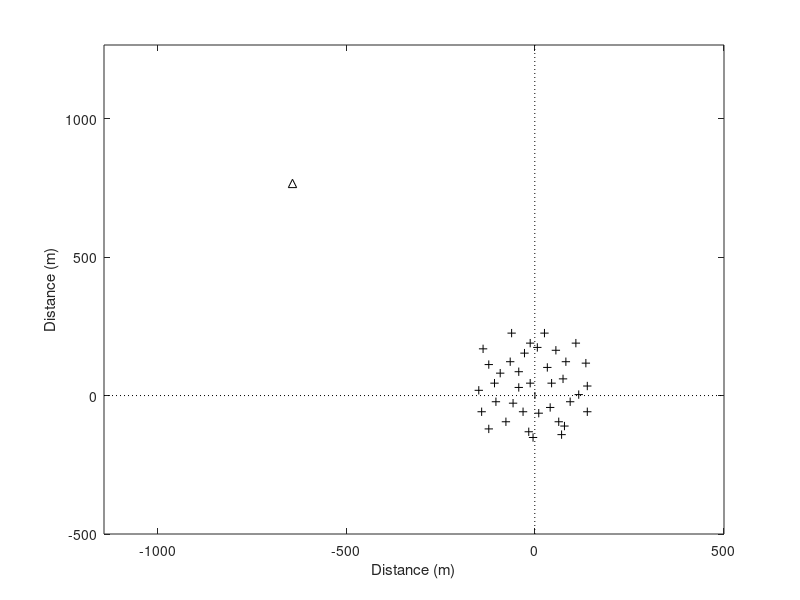
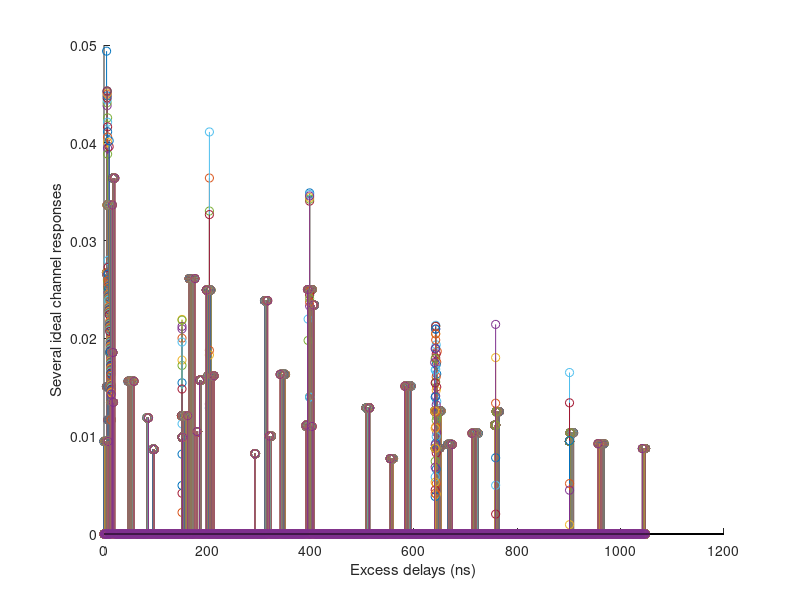
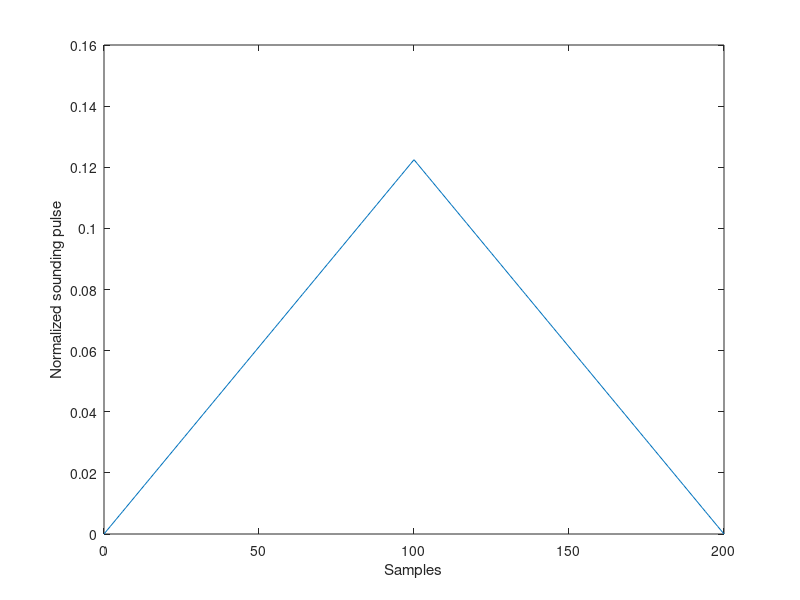
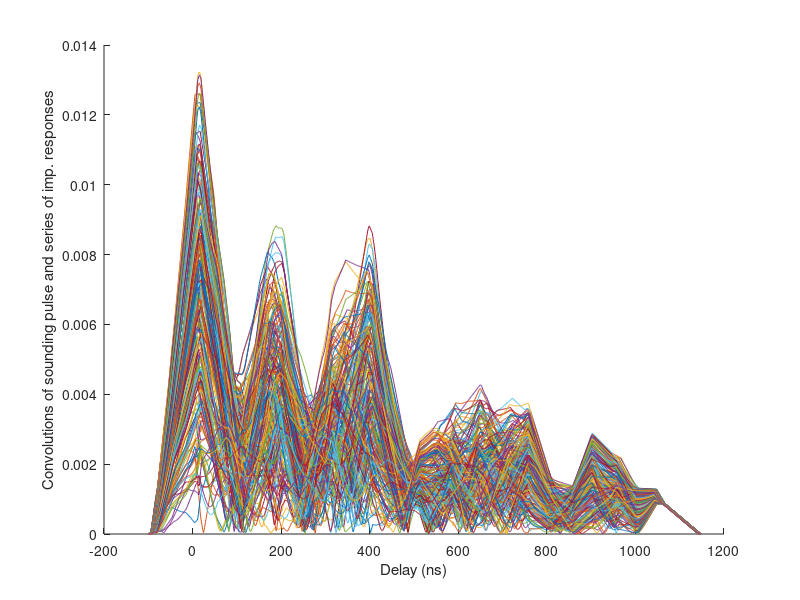

The MATLAB script that drew these images, in order:
% =======================================================================
% project721    
% =======================================================================
% Initialize ============================================================
clear
close all
clc
warning off 
% basic inputs ==========================================================

fc=2000;         % MHz  Carrier frequency
F=8;            % sampling rate: fraction of wave length
V=10;            %  m/s MS1 speed 
NFFT=1024;       % Number of points in FFT
Nsamples=200;    % Number of samples 
avPower=-20;     % sigma^2  Raverage power

% geometry inputs ========================================================

dBS=1000;     
angleBS=130;
BSx=dBS*cosd(angleBS) % location of transmitter (BS) x-coordinate
BSy=dBS*sind(angleBS)  % location of transmitter (BS) y-coordinate

% locations of point scatterers =========================================

fig=figure;
plot(BSx,BSy,'k^'), hold on

% indirect parameters ===================================================

lambdac=300/fc;    % m wavelength
Dx=lambdac/F;      % m sampling spacing 
ts=Dx/V;           % s time sampling interval
fs=1/ts;           % Hz sampling frequency
kc=2*pi/lambdac;   % propagation constant
fm=V/lambdac       % max Doppler shift
cc=3e8;            % speed of light
timeaxis=ts.*[0:Nsamples-1];

% ========================================================================
MS0=-V*timeaxis(end)/2;   % initial location of receiver (MS) x-coordinate

MSx=MS0+V.*timeaxis;    % MS route along x-axis
MSy=zeros(Nsamples,1)';  % MS route along x-axis (y=0)
plot(MSx,MSy,'k','LineWidth',5)

MINx=min(min(BSx,MSx))-500;
MAXx=max(max(BSx,MSx))+500;
MINy=min(min(BSy,MSy))-500;
MAXy=max(max(BSy,MSy))+500;
axis([MINx MAXx MINy MAXy])
plot([0 0],[MINy MAXy], 'k:')
plot([MINx MAXx],[0 0], 'k:')

%=========================================================================
% SCENARIO EDITOR 
% ========================================================================
% placing point-scatterers in propagation scenario.

SCx =[ 74.85; 44.55; -12.25; -42.55; -91.79; -42.55;... 
   -103.15; -57.70; -31.19; 10.46; 40.76; 139.23;...
   63.49; -16.04; -76.64; -106.94; -65.27; 6.68;  ...
   33.19; -27.40; 93.79;  78.64; 116.51; 82.42; ...
   55.91; -12.25; -122.09; -148.60; -141.02; -122.09; ...
   -4.68; 71.06; 139.23; 135.45; 108.93; 25.61;...
  -61.49; -137.23];

SCy =[ 60.28; 44.78; 44.78; 29.29; 80.93; 86.09; ...
   -22.34; -27.50; -58.48; -63.65; -42.99; -58.48; ...
  -94.63; -130.78; -94.63; 44.78; 122.24; 173.88; ...
  101.59; 153.22; -22.34; -110.12; 3.47; 122.24; ...
  163.55; 189.37; 111.91; 18.96; -58.48; -120.45; ...
  -151.43; -141.11; 34.46; 117.08; 189.37; 225.52; ...
  225.52; 168.72];

NSC=length(SCx);
plot(SCx,SCy,'k+');
xlabel('Distance (m)')
ylabel('Distance (m)')

% =======================================================================
% calculate distance matrix 
% =======================================================================

distBSSC=sqrt((BSx-SCx).^2+(BSy-SCy).^2);

distBSSCext=repmat(distBSSC,1,Nsamples);

distSCMS=zeros(NSC,Nsamples);
for ii=1:Nsamples
    distSCMS(:,ii)=sqrt((SCx-MSx(ii)).^2+SCy.^2);
end

distBSSCMS=distBSSCext+distSCMS;

% ======================================================================

distBSMS1aux=sqrt((BSx-MSx).^2+(BSy-MSy).^2);   
distBSMS1=min(min(distBSMS1aux));               % Ref distance is min BSMS dist 

% set scatterer levels

a=(distBSMS1./distBSSC(:)).*(1./distSCMS(:,1));
DeltaPower=avPower-10*log10(sum(a.^2));
deltaa=10.^(DeltaPower/20);             % to achieve reference power
a=deltaa*a;

% =====================================================================
% Define time-varying complex magnitudes of point scatterer contributions 
% amplitudes remain constant while phases change

aa=zeros(Nsamples,NSC);     % create variable 

for k1=1:Nsamples           % scan route points
    for k2=1:NSC            % scan scatterers
        aa(k1,k2)=a(k2)*exp(-j*kc*distBSSCMS(k2,k1));  % time-varying phase
    end
end
 
% ======================================================================

distBSSCMS1=distBSSCMS-distBSMS1;     % set a new refernece for delays wrt to 
DelaysNormalized=distBSSCMS1/cc;      % arrival of direct ray, here assumed 
                                      % to be totally blocked 

DelaysNormalized=round(DelaysNormalized*1e9);  % convert quantify delays to 1 ns
%figure,mesh(DelaysNormalized)
auxx=size(DelaysNormalized);

auxx2=max(max(DelaysNormalized))+1;    % to include 0 ns delay
DelayProfile=zeros(auxx(2),auxx2);     % Create delay profile with step of 1 ns

for jj=1:auxx(2)           % scan route locations
    for ii=1:auxx(1)       % scan scatterers
        indexx=DelaysNormalized(ii,jj)+1;               %<--------- ????
        DelayProfile(jj,indexx)=DelayProfile(jj,indexx)+aa(jj,ii);     
                                    % put in corresponding delay bin 
                                    % complex amplitude of delta
    end
end

axisdelayprofile=[0:auxx2-1];   % axis in ns
figure, hold
for ii=1:Nsamples
 stem(axisdelayprofile,abs(DelayProfile(ii,:)))  % accumulate deltas with time and delay on same plot
end
xlabel('Excess delays (ns)')
ylabel('Several ideal channel responses')

% ======================================================================= 
% Parameters of ideal PDP

% PDP parameters: D, S 
%========================================================================
D=sum(abs(DelayProfile(1,:)).*axisdelayprofile)/sum(abs(DelayProfile(1,:)))  
% 1st route point
S=sqrt(sum(abs(DelayProfile(1,:)).*(axisdelayprofile-D).^2)/sum(abs(DelayProfile(1,:))))
%=======================================================================
% Simulate channel sounding
%=======================================================================
% build sounding pulse

SequenceLength=511;      % length of sounding sequence
tau_sampl_spacing=1;     % in ns
tau_chip=100;            % in ns   1/Chip rate of sounding sequence
SamplesInImpulse=round(tau_chip/tau_sampl_spacing);
tau_chip_mod=SamplesInImpulse*tau_sampl_spacing;

SlopePulse=SequenceLength/(SamplesInImpulse+1);

SoundImpulse=[0:SamplesInImpulse]*SlopePulse;

SoundImpulseAux=[SamplesInImpulse-1:-1:0]*SlopePulse;
SoundImpulse=[SoundImpulse SoundImpulseAux];

% figure, plot([0:length(SoundImpulse)-1],SoundImpulse)

% Normilize sound impulse to unit energy
ESoundImpulse=sum(SoundImpulse.^2);
SoundImpulse=SoundImpulse/sqrt(ESoundImpulse);
figure, plot([0:length(SoundImpulse)-1],SoundImpulse)
xlabel('Samples')
ylabel('Normalized sounding pulse')

figure,hold
pdp=[];
for ii=1:Nsamples,
    pdpaux=conv(SoundImpulse,DelayProfile(ii,:));
    auxx3=length(pdpaux);
    plot([0:auxx3-1]-tau_chip,abs(pdpaux)) 
    pdp=[pdp, pdpaux'];
    %pause
end
xlabel('Delay (ns)')
ylabel('Convolutions of sounding pulse and series of imp. responses')

% figure, plot([0:auxx3-1]-tau_chip,10*log10(abs(pdpaux)))


figure,surf(timeaxis, [0:auxx3-1]-tau_chip,abs(pdp))    
shading interp, colormap(jet) 
zlabel('Instantaneous PDP series (lin. units)')
ylabel('Excess delay (ns)')
xlabel('Time (s)')

figure,surf(timeaxis, [0:auxx3-1]-tau_chip,10*log10(abs(pdp)))
shading interp, colormap(jet) 
zlabel('Instantaneous PDP series (dB)')
ylabel('Excess delay (ns)')
xlabel('Time (s)')

% =======================================================================
% Compute averaged power delay profile APDP from instantaneous PDP
% =======================================================================
apdp=sum(abs(pdp'));    % trapose pdp since sum operates row-wise
apdp=apdp/Nsamples;      % 

figure, plot([0:auxx3-1]-tau_chip,apdp)
ylabel('Average PDP (lin.units)')
xlabel('Excess delay (ns)')

figure, plot([0:auxx3-1]-tau_chip,10*log10(apdp))
ylabel('Average PDP (dB)')
xlabel('Excess delay (ns)')
% =======================================================================
% Compute parameters of APDP
% =======================================================================
D=sum(apdp.*[0:auxx3-1])/sum(apdp)
S=sqrt(sum(apdp.*([0:auxx3-1]-D).^2)/sum(apdp))
